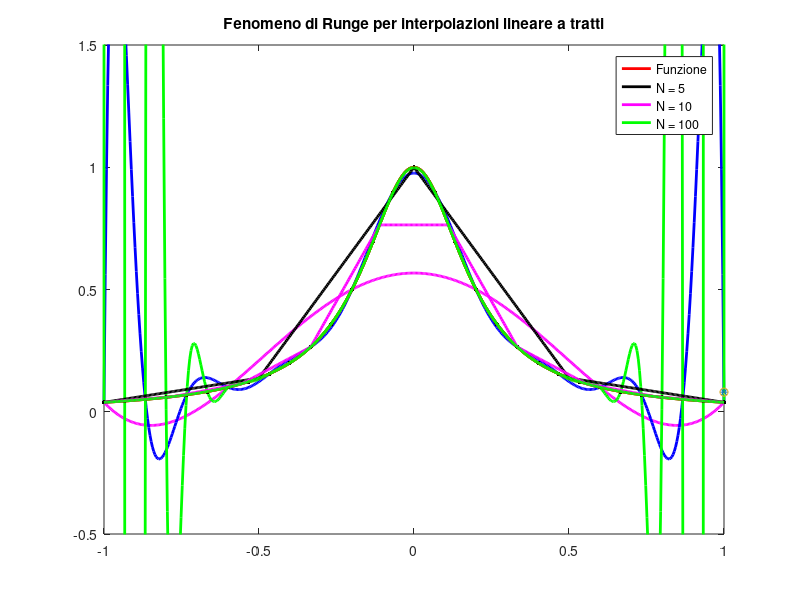

Reproduce this figure in MATLAB.
%% Esempio 1-Fenomeno di Runge
f = @(x) 1./(1 + 25*x.^2);
figure(1);
x = linspace(-1,1,500);
y_true = f(x);
fun=plot(x,y_true,'r','linewidth',2);
hold on;

N = 5; %Grado del polinomio
xdata = linspace(-1,1,N+1);
ydata = f(xdata);
p = polyfit(xdata,ydata,N);
y_fit = polyval(p,x);
poly_5 = plot(x,y_fit,'m','linewidth',2);
plot(xdata,ydata,'k.','markersize',10);

N = 15; %Grado del polinomio
xdata = linspace(-1,1,N+1);
ydata = f(xdata);
p = polyfit(xdata,ydata,N);
y_fit = polyval(p,x);
poly_15 = plot(x,y_fit,'b','linewidth',2);
plot(xdata,ydata,'k.','markersize',10);

N = 30;   %Grado del polinomio
xdata = linspace(-1,1,N+1);
ydata = f(xdata);
p = polyfit(xdata,ydata,N);
y_fit = polyval(p,x);
poly_30 = plot(x,y_fit,'g','linewidth',2);
plot(xdata,ydata,'k.','markersize',10);

axis([-1 1 -0.5 1.5]);
title("Fenomeno di Runge per polinomi interpolanti di vari gradi");
legend([fun,poly_5, poly_15,poly_30],{'Funzione','N = 5','N = 15','N = 30'},'Location','north');
%% Esempio 2-Fenomeno Runge Polinomio interpolante a tratti lineare
f = @(x) 1./(1 + 25*x.^2);
figure(1);
t = linspace(-1,1,500);
y_true = f(t);
fun=plot(t,y_true,'r','linewidth',2);
hold on;
%N=5
x = linspace(-1,1,5); 
y = f(x);
pt=interp1(x,y,t);
lin5=plot(t,pt,'k','linewidth',2);
%N=10
x1 = linspace(-1,1,10);
y1 = f(x1);
pt1=interp1(x1,y1,t);
lin10=plot(t,pt1,'m','linewidth',2);
%N=100
x2 = linspace(-1,1,100);
y2 = f(x2);
pt2=interp1(x2,y2,t);
lin100=plot(t,pt2,'g','linewidth',2);
title("Fenomeno di Runge per interpolazioni lineare a tratti");
axis([-1 1 -0.5 1.5]);
legend([fun,lin5, lin10,lin100],{'Funzione','N = 5','N = 10','N = 100'},'Location','northeast');
%% Esempio 3- Confronto tra polinomio interpolante e spline
x=1:7;
y=rand(1,7);

ppc=csape(x,y,'second');
t=1:.1:7;
ys=ppval(ppc,t);
plot(x,y,'*',t,ys);

p=polyfit(x,y,5);
pl=polyval(p,t);
plot(x,y,'o',t,ys,'g',t,pl,'y','LineWidth',2,'MarkerSize',6);